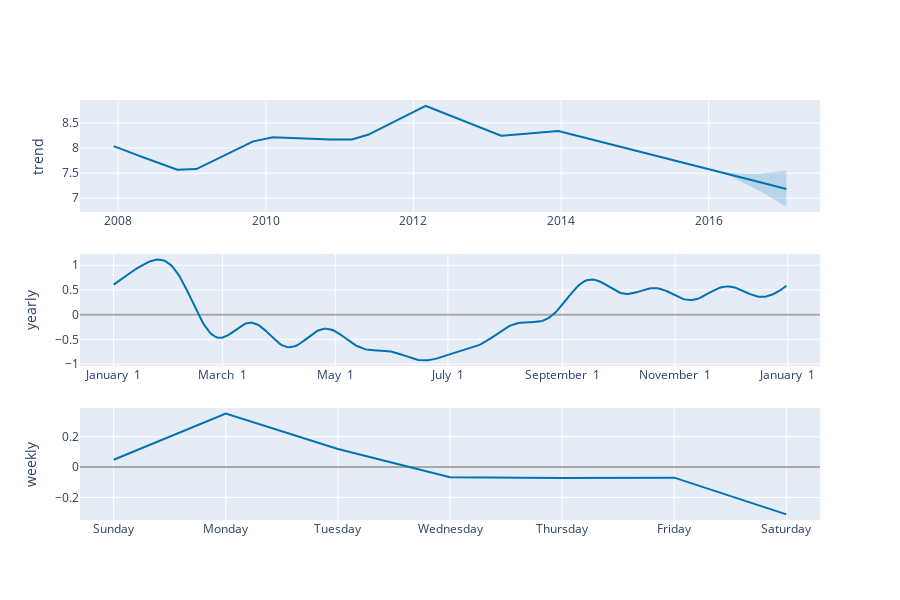

Source (notebook cell):
### Code cell
# Python
plot_components_plotly(m, forecast)

### Figure 1 — Plotly figure (JSON) as saved in the notebook; plotly's stock layout.template omitted (floating-point values rounded to 4 significant figures; data arrays with more than 128 entries replaced by an {"elided": "..."} marker saying what was removed)
{"data": [{"line": {"color": "#0072B2", "width": 2}, "mode": "lines", "name": "trend", "type": "scatter", "x": {"elided": "3270 str values"}, "xaxis": "x", "y": {"elided": "3270 float values"}, "yaxis": "y"}, {"line": {"color": "rgba(0, 114, 178, 0.2)", "width": 0}, "mode": "lines", "name": "trend_upper", "type": "scatter", "x": {"elided": "3270 str values"}, "xaxis": "x", "y": {"elided": "3270 float values"}, "yaxis": "y"}, {"fill": "tonexty", "fillcolor": "rgba(0, 114, 178, 0.2)", "line": {"color": "rgba(0, 114, 178, 0.2)", "width": 0}, "mode": "lines", "name": "trend_lower", "type": "scatter", "x": {"elided": "3270 str values"}, "xaxis": "x", "y": {"elided": "3270 float values"}, "yaxis": "y"}, {"line": {"color": "#0072B2", "width": 2}, "mode": "lines", "name": "yearly", "type": "scatter", "x": {"elided": "365 str values"}, "xaxis": "x2", "y": {"elided": "365 float values"}, "yaxis": "y2"}, {"line": {"color": "#0072B2", "width": 2}, "mode": "lines", "name": "weekly", "type": "scatter", "x": ["2017-01-01T00:00:00", "2017-01-02T00:00:00", "2017-01-03T00:00:00", "2017-01-04T00:00:00", "2017-01-05T00:00:00", "2017-01-06T00:00:00", "2017-01-07T00:00:00"], "xaxis": "x3", "y": [0.0483, 0.3523, 0.1196, -0.06666, -0.07227, -0.06958, -0.3117], "yaxis": "y3"}], "layout": {"height": 600, "showlegend": false, "width": 900, "xaxis": {"anchor": "y", "domain": [0, 1], "range": ["2007-06-26T14:24:00", "2017-07-04T09:36:00"], "type": "date"}, "xaxis2": {"anchor": "y2", "domain": [0, 1], "range": ["2016-12-13T18:54:02.958904115", "2018-01-18T11:04:57.863013581"], "tickformat": "%B %e", "type": "date"}, "xaxis3": {"anchor": "y3", "domain": [0, 1], "range": ["2016-12-31T16:48:00", "2017-01-07T07:12:00"], "tickformat": "%A", "type": "date"}, "yaxis": {"anchor": "x", "domain": [0.7333, 1], "rangemode": "normal", "title": {"text": "trend"}, "zerolinecolor": "#AAA"}, "yaxis2": {"anchor": "x2", "domain": [0.3667, 0.6333], "title": {"text": "yearly"}, "zerolinecolor": "#AAA"}, "yaxis3": {"anchor": "x3", "domain": [0, 0.2667], "title": {"text": "weekly"}, "zerolinecolor": "#AAA"}}}
